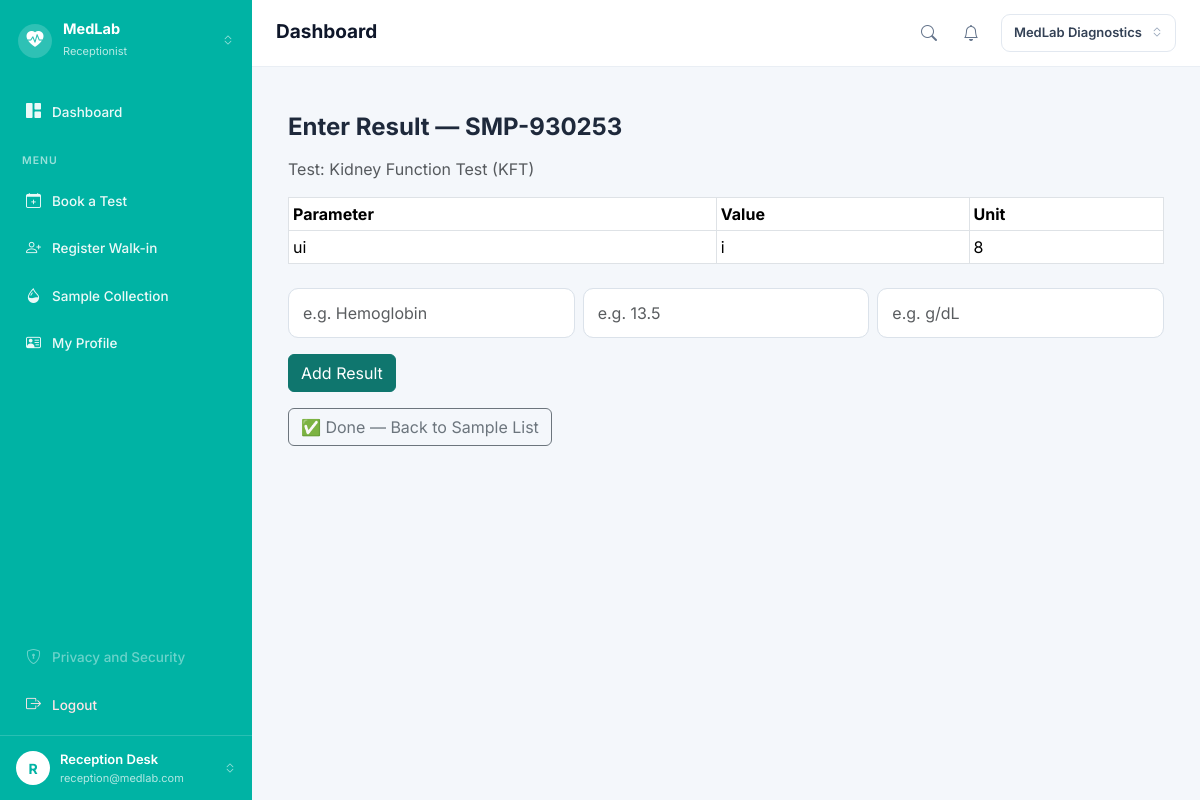
The page /medlab/samples/1/enter-result (signed in) on the database its author committed.
### app/models/role.py (models this page shows, shortened)
class Role(db.Model):
    __tablename__ = "roles"
    id = db.Column(db.Integer, primary_key=True)
    name = db.Column(
        db.String(50),
        unique=True,
        nullable=False
    )
    users = db.relationship(
        "User",
        back_populates="role"
    )

### app/models/user.py (models this page shows, shortened)
class User(UserMixin, db.Model):
    __tablename__ = "users"
    id = db.Column(
        db.Integer,
        primary_key=True
    )
    name = db.Column(
        db.String(100),
        nullable=False
    )
    email = db.Column(
        db.String(120),
        unique=True,
        nullable=False,
        index=True
    )
    password_hash = db.Column(
        db.String(255),
        nullable=False
    )
    role_id = db.Column(
        db.Integer,
        db.ForeignKey("roles.id"),
        nullable=False
    )
    is_active = db.Column(
        db.Boolean,
        default=True,
        nullable=False
    )
    created_at = db.Column(
        db.DateTime,
        default=lambda: datetime.now(timezone.utc),
        nullable=False
    )
    role = db.relationship(
        "Role",
        back_populates="users"
    )

### app/models/sample.py (models this page shows, shortened)
class Sample(db.Model):
    __tablename__ = "samples"
    id = db.Column(db.Integer, primary_key=True)
    booking_item_id = db.Column(
        db.Integer,
        db.ForeignKey("booking_items.id"),
        nullable=False
    )
    sample_code = db.Column(
        db.String(30),
        unique=True,
        nullable=False
    )
    collected_by = db.Column(
        db.Integer,
        db.ForeignKey("staff.id"),
        nullable=True
    )
    collected_at = db.Column(db.DateTime, nullable=True)
    status = db.Column(
        db.String(30),
        default="Pending Collection",
        nullable=False
    )   # Pending Collection, Collected, Received in Lab, Processing, Completed, Rejected
    created_at = db.Column(
        db.DateTime,
        default=lambda: datetime.now(timezone.utc),
        nullable=False
    )
    booking_item = db.relationship(
    "BookingItem",
    backref=db.backref("sample", uselist=False))
    collector = db.relationship("Staff")

### app/models/test.py (models this page shows, shortened)
class Test(db.Model):
    __tablename__ = "tests"
    id = db.Column(db.Integer, primary_key=True)
    category_id = db.Column(
        db.Integer,
        db.ForeignKey("test_categories.id"),
        nullable=False
    )
    name = db.Column(db.String(150), nullable=False)
    code = db.Column(db.String(20), unique=True, nullable=False)
    price = db.Column(db.Float, nullable=False)
    sample_type = db.Column(db.String(50), nullable=True)
    turnaround_hours = db.Column(db.Integer, nullable=True)
    category = db.relationship("TestCategory", back_populates="tests")

### app/models/test_result.py (models this page shows, shortened)
class TestResult(db.Model):
    __tablename__ = "test_results"
    id = db.Column(db.Integer, primary_key=True)
    sample_id = db.Column(
        db.Integer,
        db.ForeignKey("samples.id"),
        nullable=False
    )
    parameter = db.Column(db.String(100), nullable=False)   # e.g. "Hemoglobin"
    value = db.Column(db.String(50), nullable=False)         # e.g. "13.5"
    unit = db.Column(db.String(20), nullable=True)            # e.g. "g/dL"
    entered_by = db.Column(
        db.Integer,
        db.ForeignKey("staff.id"),
        nullable=True
    )
    entered_at = db.Column(
        db.DateTime,
        default=lambda: datetime.now(timezone.utc),
        nullable=False
    )
    sample = db.relationship("Sample", backref="results")
    technician = db.relationship("Staff")

### app/medlab/routes.py (the view, shortened to what this page needs)
@medlab.route("/samples/<int:sample_id>/enter-result", methods=["GET", "POST"])
@login_required
def enter_result(sample_id):
    sample = Sample.query.get_or_404(sample_id)
    form = ResultEntryForm()
    existing_results = TestResult.query.filter_by(sample_id=sample.id).all()
    return render_template(
        "medlab/enter_result.html",
        sample=sample,
        form=form,
        results=existing_results
    )

### app/medlab/forms.py
class ResultEntryForm(FlaskForm):
    parameter = StringField(
        "Parameter",
        validators=[
            DataRequired(message="Parameter name is required."),
            Length(min=2, max=100, message="Parameter must be 2-100 characters.")
        ]
    )
    value = StringField(
        "Value",
        validators=[
            DataRequired(message="Result value is required."),
            Length(min=1, max=50, message="Value is too long.")
        ]
    )
    unit = StringField(
        "Unit",
        validators=[
            Optional(),
            Length(max=20, message="Unit is too long.")
        ]
    )

### app/auth/routes.py (called while the page is built)
@login_manager.user_loader
def load_user(user_id):
    return db.session.get(
        User,
        int(user_id)
    )

### app/templates/medlab/enter_result.html (shortened to what this page needs)
{% extends "base.html" %}
{% block content %}
<div class="container mt-4">
    <h4 class="fw-bold mb-3">Enter Result — {{ sample.sample_code }}</h4>
    <p class="text-muted">Test: {{ sample.booking_item.test.name }}</p>
    {% if results %}
    <table class="table table-sm table-bordered mb-4">
        <thead><tr><th>Parameter</th><th>Value</th><th>Unit</th></tr></thead>
        <tbody>
            {% for r in results %}
            <tr><td>{{ r.parameter }}</td><td>{{ r.value }}</td><td>{{ r.unit }}</td></tr>
            {% endfor %}
        </tbody>
    </table>
    {% endif %}
    <form method="POST">
        <div class="row g-2 mb-3">
            <div class="col-md-4">
                {{ form.parameter(class="form-control", placeholder="e.g. Hemoglobin") }}
            </div>
            <div class="col-md-4">
                {{ form.value(class="form-control", placeholder="e.g. 13.5") }}
            </div>
            <div class="col-md-4">
                {{ form.unit(class="form-control", placeholder="e.g. g/dL") }}
            </div>
        </div>
        <button type="submit" class="btn btn-primary">Add Result</button>
    </form>
    <a href="{{ url_for('medlab.collected_samples') }}" class="btn btn-outline-secondary mt-3">
        ✅ Done — Back to Sample List
    </a>
</div>
{% endblock %}

### app/templates/base.html (shortened to what this page needs)
<!DOCTYPE html>
<html lang="en">
<head>
    <link href="https://cdn.jsdelivr.net/npm/bootstrap@5.3.3/dist/css/bootstrap.min.css" rel="stylesheet">
    <link rel="stylesheet" href="https://cdn.jsdelivr.net/npm/bootstrap-icons@1.11.3/font/bootstrap-icons.min.css">
</head>
<body>
{% if current_user.is_authenticated %}
<div class="shell">
    <aside class="side">
        <div class="side-brand">
            <span class="brand-dot"><i class="bi bi-heart-pulse-fill"></i></span>
            <span class="brand-txt">
                <b>MedLab</b>
                <small>{{ current_user.role.name }}</small>
            </span>
            <i class="bi bi-chevron-expand" style="opacity:.6;font-size:12px;"></i>
        </div>
        <nav class="side-nav">
            <a href="{{ url_for('auth.dashboard') }}"
               class="nav-item {% if request.endpoint == 'auth.dashboard' %}active{% endif %}">
                <i class="bi bi-grid-1x2-fill"></i> Dashboard
            </a>
            <div class="side-label">Menu</div>
            {% if current_user.role.name in ["Patient", "Receptionist", "Administrator"] %}
            <a href="{{ url_for('medlab.book_test') }}"
               class="nav-item {% if request.endpoint == 'medlab.book_test' %}active{% endif %}">
                <i class="bi bi-calendar-plus"></i> Book a Test
            </a>
            {% endif %}
            {% if current_user.role.name == "Receptionist" %}
            <a href="{{ url_for('medlab.register_walkin_patient') }}"
               class="nav-item {% if request.endpoint == 'medlab.register_walkin_patient' %}active{% endif %}">
                <i class="bi bi-person-plus"></i> Register Walk-in
            </a>
            <a href="{{ url_for('medlab.pending_samples') }}"
               class="nav-item {% if request.endpoint in ['medlab.pending_samples', 'medlab.collect_sample'] %}active{% endif %}">
                <i class="bi bi-droplet-half"></i> Sample Collection
            </a>
            {% endif %}
            <a href="{{ url_for('auth.profile') }}"
               class="nav-item {% if request.endpoint == 'auth.profile' %}active{% endif %}">
                <i class="bi bi-person-vcard"></i> My Profile
            </a>
            <div style="flex:1"></div>
            <a href="#" class="nav-item off"><i class="bi bi-shield-lock"></i> Privacy and Security</a>
            <a href="{{ url_for('auth.logout') }}" class="nav-item" style="color:#ffe4e6;">
                <i class="bi bi-box-arrow-right"></i> Logout
            </a>
        </nav>
        <a href="{{ url_for('auth.profile') }}" class="side-user">
            <span class="avatar">{{ (current_user.name or "?")[0] | upper }}</span>
            <span class="u-txt">
                <b>{{ current_user.name }}</b>
                <small>{{ current_user.email }}</small>
            </span>
            <i class="bi bi-chevron-expand" style="opacity:.6;font-size:12px;"></i>
        </a>
    </aside>
    <div class="main">
        <header class="topbar">
            <div style="display:flex;align-items:center;gap:10px;">
                <h1 class="page-title">{% block page_title %}Dashboard{% endblock %}</h1>
            </div>
            <div class="top-right">
                {% if current_user.role.name in ["Patient", "Receptionist", "Administrator"] %}
                <a href="{{ url_for('medlab.book_test') }}" class="ico-btn" title="Search tests">
                    <i class="bi bi-search"></i>
                </a>
                {% endif %}
                <a href="{{ url_for('auth.dashboard') }}" class="ico-btn" title="Notifications">
                    <i class="bi bi-bell"></i>
                </a>
                <span class="lab-pill">MedLab Diagnostics <i class="bi bi-chevron-expand"></i></span>
            </div>
        </header>
        <div class="page">
            {% block content %}{% endblock %}
        </div>
    </div>
</div>
{% endif %}
</body>
</html>

### app/templates/base.html (style rules this page uses)
:root { --teal: #00b3a4; --orange: #f5a623; --page: #f4f7fb; }
* { font-family: 'Inter', sans-serif; }
body { margin: 0; background: var(--page); color: #1e293b; }
a { text-decoration: none; }
.shell { display: flex; min-height: 100vh; }
.side { width: 252px; flex-shrink: 0; background: var(--teal); display: flex; flex-direction: column; color: #fff; position: sticky; top: 0; height: 100vh; }
.side-brand { display: flex; align-items: center; gap: 11px; padding: 20px 18px; }
.brand-dot { width: 34px; height: 34px; border-radius: 50%; background: rgba(255,255,255,.18); display: flex; align-items: center; justify-content: center; font-size: 17px; }
.brand-txt { flex: 1; min-width: 0; }
.brand-txt b { display: block; font-size: 14.5px; font-weight: 700; line-height: 1.2; }
.brand-txt small { font-size: 11px; color: rgba(255,255,255,.72); }
.side-nav { padding: 8px 12px; display: flex; flex-direction: column; gap: 3px; flex: 1; }
.side-label { font-size: 10.5px; letter-spacing: 1px; text-transform: uppercase; color: rgba(255,255,255,.6); padding: 16px 10px 7px; font-weight: 600; }
.nav-item { display: flex; align-items: center; gap: 11px; padding: 11px 14px; border-radius: 9px; color: rgba(255,255,255,.92); font-size: 13.5px; font-weight: 500; }
.nav-item i { font-size: 15px; }
.nav-item.off { opacity: .45; pointer-events: none; }
.side-user { display: flex; align-items: center; gap: 10px; padding: 14px 16px; border-top: 1px solid rgba(255,255,255,.16); color: #fff; }
.avatar { width: 34px; height: 34px; border-radius: 50%; background: #fff; color: var(--teal); display: flex; align-items: center; justify-content: center; font-weight: 700; font-size: 14px; flex-shrink: 0; }
.side-user .u-txt { flex: 1; min-width: 0; }
.side-user .u-txt b { display: block; font-size: 13px; font-weight: 600; }
.side-user .u-txt small { display: block; font-size: 11px; color: rgba(255,255,255,.7); white-space: nowrap; overflow: hidden; text-overflow: ellipsis; }
.main { flex: 1; min-width: 0; display: flex; flex-direction: column; }
.topbar { background: #fff; display: flex; align-items: center; justify-content: space-between; gap: 14px; padding: 14px 24px; border-bottom: 1px solid #e9eef4; }
.page-title { font-size: 19px; font-weight: 700; color: #0f172a; margin: 0; }
.top-right { display: flex; align-items: center; gap: 6px; }
.ico-btn { width: 36px; height: 36px; border-radius: 9px; border: none; background: transparent; color: #64748b; font-size: 16px; position: relative; display: flex; align-items: center; justify-content: center; }
.lab-pill { display: flex; align-items: center; gap: 9px; border: 1px solid #e2e8f0; border-radius: 9px; padding: 8px 12px; font-size: 13px; font-weight: 600; color: #334155; margin-left: 6px; }
.lab-pill i { color: #94a3b8; font-size: 12px; }
.page { padding: 22px 24px 40px; }
.btn-primary { background: #0f766e; border-color: #0f766e; }
.form-control { border: 1px solid #dbe2ea; border-radius: 10px; padding: 12px 14px; }

### rows shown on the page
Role: role.name "Receptionist"
User: name "R", name "Reception Desk", email "reception@medlab.com"
Sample: sample_code "SMP-930253"
Test: booking_item.test.name "Kidney Function Test (KFT)"
TestResult: parameter "ui", value "i", unit "8"
